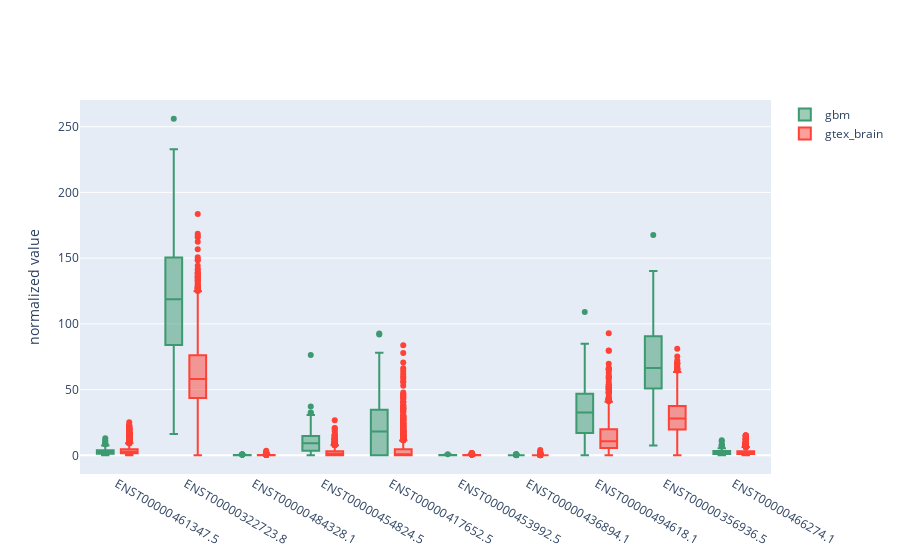

Notebook code cell kept with this figure:
### Code cell
fig = go.Figure()
color_list = ['#3D9970' , '#FF4136']
for name, x, y, color in zip(groups_name, X_lists, Y_lists, color_list):
    print(name, len(x), len(y))

    fig.add_trace(go.Box(
        y=y,
        x=x,
        name=name,
        marker_color=color
    ))

fig.update_layout(
    yaxis_title='normalized value',
    boxmode='group' # group together boxes of the different traces for each value of x
)
fig.show()

### Figure 1 — Plotly figure (JSON) as saved in the notebook; plotly's stock layout.template omitted (floating-point values rounded to 4 significant figures; data arrays with more than 128 entries replaced by an {"elided": "..."} marker saying what was removed)
{"data": [{"marker": {"color": "#3D9970"}, "name": "gbm", "type": "box", "x": {"elided": "1530 str values"}, "y": {"elided": "1530 float values"}}, {"marker": {"color": "#FF4136"}, "name": "gtex_brain", "type": "box", "x": {"elided": "11480 str values"}, "y": {"elided": "11480 float values"}}], "layout": {"boxmode": "group", "yaxis": {"title": {"text": "normalized value"}}}}
